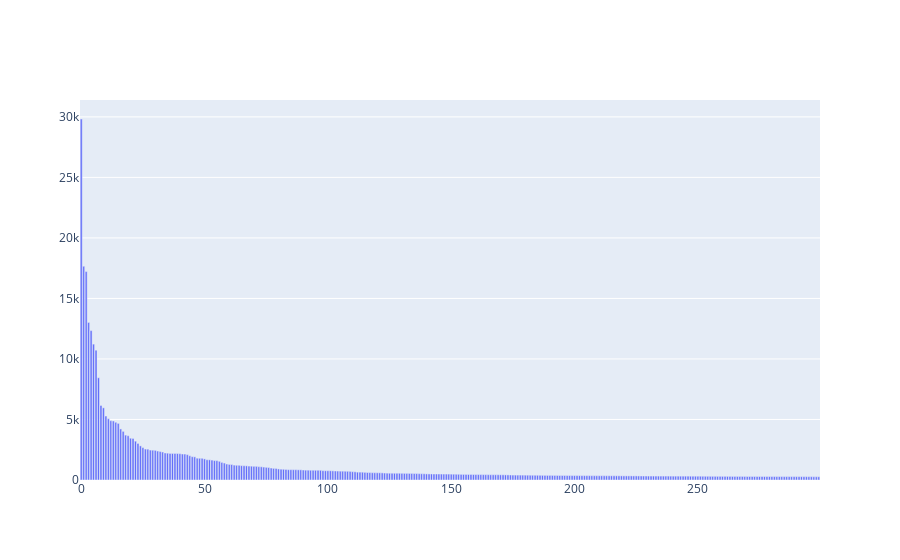

Here is the notebook cell this chart was saved with:
### Markdown cell above
### >>> **Exercise 15 (take home):** 
Additionally, you can attempt to sort the terms on the `x-axis` by frequency instead of in alphabetical order. This way the visualization is more meaninfgul and you will be able to observe the so called [long tail](https://en.wikipedia.org/wiki/Long_tail) (get familiar with this term since it will appear a lot in data mining and other statistics courses). see picture below

![alt txt](https://upload.wikimedia.org/wikipedia/commons/thumb/8/8a/Long_tail.svg/1000px-Long_tail.svg.png)

### Code cell
# Answer here
sort_df_15 = sum_df_14.sort_values(by = ['sum'], 
                                   axis=1,
                                  ascending=False) 
ser_df_15 = sort_df_15.iloc[0]

ploty_data = [go.Bar(
    y = list(ser_df_15)[:300]
)]
ploty_fig = go.Figure(data=ploty_data)
#offline.plot(fig)
#pyo.iplot(ploty_data)
ploty_fig

### Figure 1 — Plotly figure (JSON) as saved in the notebook; plotly's stock layout.template omitted (floating-point values rounded to 4 significant figures; data arrays with more than 128 entries replaced by an {"elided": "..."} marker saying what was removed)
{"data": [{"type": "bar", "y": {"elided": "300 int values"}}], "layout": {"autosize": true, "xaxis": {"autorange": true, "range": [-0.5, 299.5]}, "yaxis": {"autorange": true, "range": [0, 31390.0], "type": "linear"}}}
